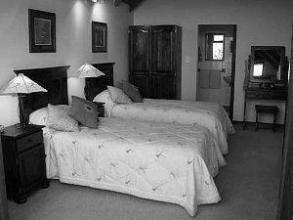
#> input picture DataSet/testing/Bedroom/image_0114.jpg, 293 x 220 px; its folder holds only this picture in this run
$ python CreateDataSet.py
#> lines starting #> are read from the running program, lines starting #| are printed output that depends on the picture

import  numpy as np
import  os
import cv2 as cv


rootpath = './testing/'
list = os.listdir(rootpath) #列出文件夹下所有的目录与文件
#设定图像宽高
imgwidth = 220
imgheight = 220

imgdata = []
imgtag = []

for i in range(len(list)):
    #对于子目录进行处理
    # print(i)
    currentpath = rootpath+list[i]
    currentlist = os.listdir(currentpath)
    print(list[i])
    for j in range(len(currentlist)):
        #图像位置
        imgpath = currentpath + "/" + currentlist[j]
        #有后缀为db的文件
        if currentlist[j][-3:] == "jpg":
            #i为类目
            imgtag.append(i)
            #加载图像
            img = cv.imread(imgpath,0)
#> img is the input picture: shape (220, 293); min 0, max 255, mean 101.7
            img = cv.resize(img,(imgwidth,imgheight))
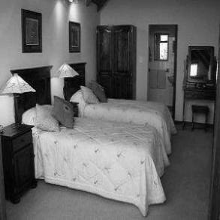
#> img: shape (220, 220); min 0, max 255, mean 101.7
            print(img.shape)
#| (220, 220)
            imgdata.append(img)
#> pass 2 of the loop `for i in range(len(list)):`:
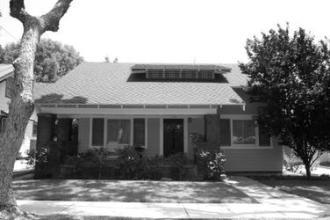
#> input picture DataSet/testing/CALsuburb/image_0128.jpg, 330 x 220 px
#> img is the input picture: shape (220, 330); min 0, max 255, mean 140.1
#> `img = cv.resize(img,(imgwidth,imgheight))`:
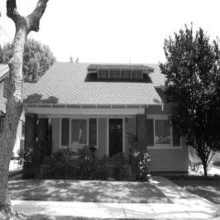
#> img: shape (220, 220); min 0, max 255, mean 140.1
#| (220, 220)


imgtag = np.array(imgtag)
imgdata = np.array(imgdata)
imgtag = imgtag.reshape(imgtag.shape[0],1)
#增加一维灰度维
imgdata = imgdata.reshape(imgdata.shape[0],imgdata.shape[1],imgdata.shape[2],1)
print(imgdata.shape,imgtag.shape)
#| (2, 220, 220, 1) (2, 1)
#存储
np.save("./x_test.npy",imgdata)
np.save("./y_test.npy",imgtag)
